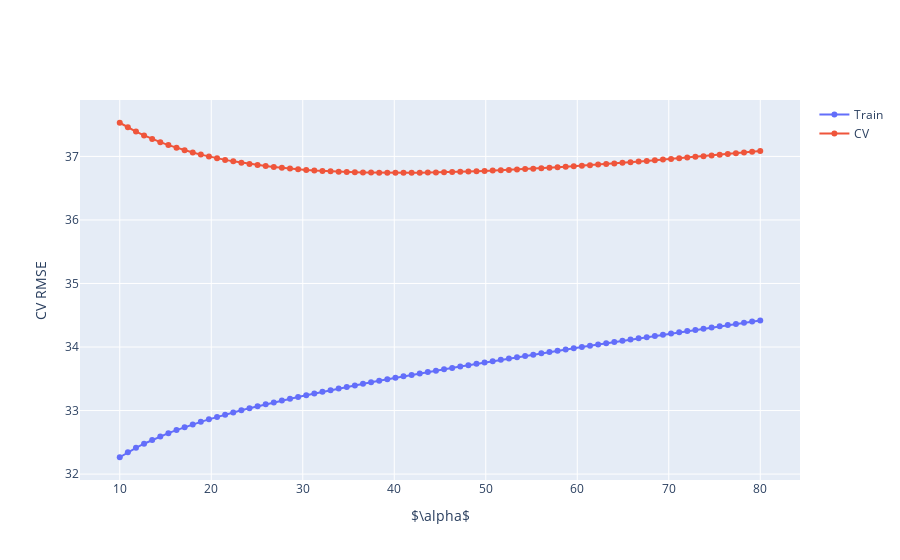

Notebook cell for this chart:
### Code cell
fig = go.Figure()
fig.add_trace(go.Scatter(x = alphas, y = train_values, mode="lines+markers", name="Train"))
fig.add_trace(go.Scatter(x = alphas, y = cv_values, mode="lines+markers", name="CV"))
fig.update_layout(xaxis_title=r"$\alpha$", yaxis_title="CV RMSE")
